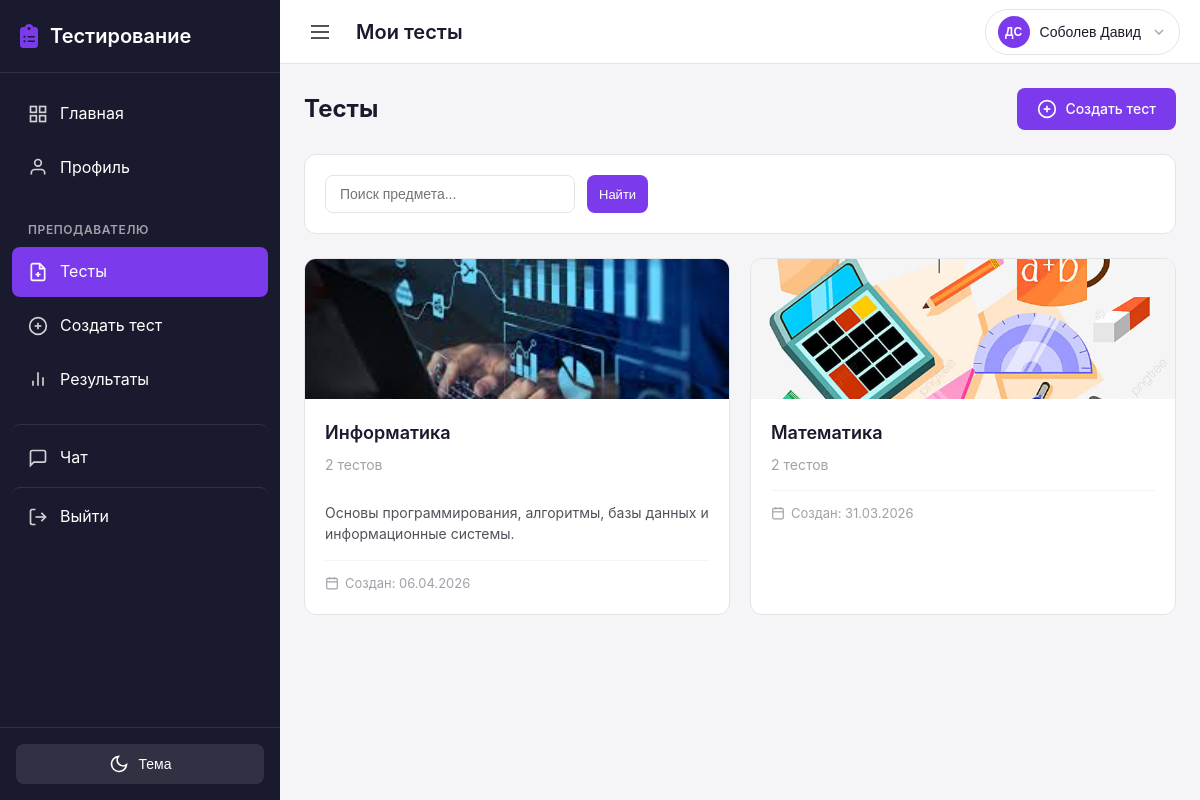
The app's page /teacher/tests/ (signed in) with its own data.
### users/models.py (models this page shows, shortened)
class User(AbstractUser):
    role = models.CharField(
        max_length=10,
        choices=UserRole.choices,
        default=UserRole.STUDENT,
        verbose_name='Р РѕР»СЊ'
    )
    phone = models.CharField(
        max_length=20,
        blank=True,
        verbose_name='РўРµР»РµС„РѕРЅ'
    )
    birth_date = models.DateField(
        null=True,
        blank=True,
        verbose_name='Р”Р°С‚Р° СЂРѕР¶РґРµРЅРёСЏ'
    )
    patronymic = models.CharField(
        max_length=100,
        blank=True,
        verbose_name='РћС‚С‡РµСЃС‚РІРѕ'
    )
    class Meta:
        verbose_name = 'РџРѕР»СЊР·РѕРІР°С‚РµР»СЊ'
        verbose_name_plural = 'РџРѕР»СЊР·РѕРІР°С‚РµР»Рё'
    @property
    def is_teacher(self):
        return self.role == UserRole.TEACHER
    @property
    def is_student(self):
        return self.role == UserRole.STUDENT

### groups/models.py (models this page shows, shortened)
class Subject(models.Model):
    name = models.CharField(
        max_length=200,
        verbose_name='Название предмета'
    )
    description = models.TextField(
        blank=True,
        verbose_name='Описание'
    )
    image = models.ImageField(
        upload_to='subject_images/',
        null=True,
        blank=True,
        verbose_name='Изображение предмета'
    )
    teachers = models.ManyToManyField(
        settings.AUTH_USER_MODEL,
        related_name='subjects',
        limit_choices_to={'role': 'teacher'},
        verbose_name='Преподаватели'
    )
    groups = models.ManyToManyField(
        Group,
        related_name='subjects',
        verbose_name='Группы'
    )
    created_at = models.DateTimeField(
        auto_now_add=True,
        verbose_name='Дата создания'
    )
    class Meta:
        verbose_name = 'Предмет'
        verbose_name_plural = 'Предметы'
        ordering = ['name']

### users/views.py (the view)
# urls.py: path('teacher/tests/', views.teacher_tests, name='teacher_tests'),
@login_required
def teacher_tests(request):
    from groups.models import Subject
    if not request.user.is_teacher:
        messages.error(request, 'У вас нет доступа к этой странице')
        return redirect('dashboard')
    search = request.GET.get('search', '')
    subjects = Subject.objects.filter(
        teachers=request.user
    ).distinct().annotate(
        tests_count=Count('tests', filter=Q(tests__created_by=request.user))
    ).order_by('name')
    if search:
        subjects = subjects.filter(name__icontains=search)
    context = {
        'subjects': subjects,
        'search': search,
    }
    return render(request, 'users/teacher/tests.html', context)

### chat/context_processors.py (called while the page is built)
def unread_messages_count(request):
    if request.user.is_authenticated:
        count = Message.objects.filter(receiver=request.user, is_read=False).count()
        return {'total_unread_messages': count}
    return {'total_unread_messages': 0}

### testingPlatform/ngrok_skip_warning.py (called while the page is built)
    def __call__(self, request):
        request.META['HTTP_NGROK_SKIP_BROWSER_WARNING'] = 'true'
        response = self.get_response(request)
        response['ngrok-skip-browser-warning'] = 'true'
        return response

### templates/users/teacher/tests.html (shortened to what this page needs)
{% extends 'base.html' %}
{% block topbar_title %}Мои тесты{% endblock %}
{% block content %}
<div class="tests-container">
    <div class="tests-header mb-3">
        <h1 class="page-title">Тесты</h1>
        <a href="{% url 'teacher_test_create' %}" class="btn btn-primary">
            <svg width="20" height="20" viewBox="0 0 24 24" fill="none" stroke="currentColor" stroke-width="2">
                <circle cx="12" cy="12" r="10"></circle>
                <line x1="12" y1="8" x2="12" y2="16"></line>
                <line x1="8" y1="12" x2="16" y2="12"></line>
            </svg>
            Создать тест
        </a>
    </div>
    <div class="search-bar card mb-3">
        <form method="get" class="search-form">
            <div class="search-row">
                <input
                    type="text"
                    name="search"
                    class="form-input"
                    placeholder="Поиск предмета..."
                    value="{{ search }}"
                >
                <button type="submit" class="btn btn-primary btn-sm">Найти</button>
            </div>
        </form>
    </div>
    {% if subjects %}
        <div class="subjects-grid">
            {% for subject in subjects %}
            <a href="{% url 'teacher_subject_tests' subject.id %}" class="subject-card-link">
                <div class="subject-card">
                    {% if subject.image %}
                        <div class="subject-card-image">
                            <img src="{{ subject.image.url }}" alt="{{ subject.name }}">
                        </div>
                    {% else %}
                        <div class="subject-card-placeholder">
                            <div class="subject-card-icon"><i class="fa-solid fa-book"></i></div>
                        </div>
                    {% endif %}
                    <div class="subject-card-body">
                        <div class="subject-card-header">
                            <div class="subject-card-info">
                                <h2 class="subject-card-title">{{ subject.name }}</h2>
                                <span class="subject-card-count">{{ subject.tests_count }} тестов</span>
                            </div>
                        </div>
                        {% if subject.description %}
                            <p class="subject-card-desc">{{ subject.description|truncatewords:10 }}</p>
                        {% endif %}
                        <div class="subject-card-footer">
                            <span class="subject-card-date">
                                <svg width="14" height="14" viewBox="0 0 24 24" fill="none" stroke="currentColor" stroke-width="2">
                                    <rect x="3" y="4" width="18" height="18" rx="2" ry="2"></rect>
                                    <line x1="16" y1="2" x2="16" y2="6"></line>
                                    <line x1="8" y1="2" x2="8" y2="6"></line>
                                    <line x1="3" y1="10" x2="21" y2="10"></line>
                                </svg>
                                Создан: {{ subject.created_at|date:"d.m.Y" }}
                            </span>
                        </div>
                    </div>
                </div>
            </a>
            {% endfor %}
        </div>
    {% endif %}
</div>
{% endblock %}

### templates/base.html (shortened to what this page needs)
<!DOCTYPE html>
<html lang="ru" data-theme="light">
<head>
    {% load static %}
    <link rel="stylesheet" href="{% static 'css/style.css' %}">
    <link rel="stylesheet" href="https://cdnjs.cloudflare.com/ajax/libs/font-awesome/6.5.1/css/all.min.css">
</head>
<body>
    <div class="app-container">
        <aside class="sidebar" id="sidebar">
            <div class="sidebar-header">
                <a href="{% url 'dashboard' %}" class="logo">
                    <i class="fa-solid fa-clipboard-list logo-icon"></i>
                    <span class="logo-text">Тестирование</span>
                </a>
            </div>
            <nav class="sidebar-nav">
                {% if user.is_authenticated %}
                    <a href="{% url 'dashboard' %}" class="nav-item ">
                        <svg class="nav-icon" width="20" height="20" viewBox="0 0 24 24" fill="none" stroke="currentColor" stroke-width="2">
                            <rect x="3" y="3" width="7" height="7"></rect>
                            <rect x="14" y="3" width="7" height="7"></rect>
                            <rect x="14" y="14" width="7" height="7"></rect>
                            <rect x="3" y="14" width="7" height="7"></rect>
                        </svg>
                        <span>Главная</span>
                    </a>
                    <a href="{% url 'profile' %}" class="nav-item {% if request.resolver_match.url_name == 'profile' %}active{% endif %}">
                        <svg class="nav-icon" width="20" height="20" viewBox="0 0 24 24" fill="none" stroke="currentColor" stroke-width="2">
                            <path d="M20 21v-2a4 4 0 0 0-4-4H8a4 4 0 0 0-4 4v2"></path>
                            <circle cx="12" cy="7" r="4"></circle>
                        </svg>
                        <span>Профиль</span>
                    </a>
                    {% if user.is_teacher %}
                        <div class="nav-section">
                            <span class="nav-section-title">Преподавателю</span>
                            <a href="{% url 'teacher_tests' %}" class="nav-item {% if request.resolver_match.url_name == 'teacher_tests' %}active{% endif %}">
                                <span>Тесты</span>
                            </a>
                            <a href="{% url 'teacher_test_create' %}" class="nav-item {% if request.resolver_match.url_name == 'teacher_test_create' %}active{% endif %}">
                                <svg class="nav-icon" width="20" height="20" viewBox="0 0 24 24" fill="none" stroke="currentColor" stroke-width="2">
                                    <circle cx="12" cy="12" r="10"></circle>
                                    <line x1="12" y1="8" x2="12" y2="16"></line>
                                    <line x1="8" y1="12" x2="16" y2="12"></line>
                                </svg>
                                <span>Создать тест</span>
                            </a>
                            <a href="{% url 'teacher_results' %}" class="nav-item {% if 'teacher_results' in request.resolver_match.url_name %}active{% endif %}">
                                <svg class="nav-icon" width="20" height="20" viewBox="0 0 24 24" fill="none" stroke="currentColor" stroke-width="2">
                                    <line x1="18" y1="20" x2="18" y2="10"></line>
                                    <line x1="12" y1="20" x2="12" y2="4"></line>
                                    <line x1="6" y1="20" x2="6" y2="14"></line>
                                </svg>
                                <span>Результаты</span>
                            </a>
                        </div>
                    {% endif %}
                    {% if user.is_student or user.is_teacher %}
                        <a href="{% url 'chat:contacts' %}" class="nav-item nav-item-spaced {% if 'chat' in request.resolver_match.url_name and 'admin' not in request.resolver_match.url_name %}active{% endif %}">
                            <svg class="nav-icon" width="20" height="20" viewBox="0 0 24 24" fill="none" stroke="currentColor" stroke-width="2">
                                <path d="M21 15a2 2 0 0 1-2 2H7l-4 4V5a2 2 0 0 1 2-2h14a2 2 0 0 1 2 2z"></path>
                            </svg>
                            <span>Чат</span>
                        </a>
                    {% endif %}
                    <a href="{% url 'logout' %}" class="nav-item nav-item-logout">
                        <svg class="nav-icon" width="20" height="20" viewBox="0 0 24 24" fill="none" stroke="currentColor" stroke-width="2">
                            <path d="M9 21H5a2 2 0 0 1-2-2V5a2 2 0 0 1 2-2h4"></path>
                            <polyline points="16 17 21 12 16 7"></polyline>
                            <line x1="21" y1="12" x2="9" y2="12"></line>
                        </svg>
                        <span>Выйти</span>
                    </a>
                {% endif %}
            </nav>
            <div class="sidebar-footer">
                <div class="theme-toggle">
                    <button class="theme-toggle-btn" id="themeToggle" aria-label="Переключить тему">
                        <svg class="moon-icon" width="20" height="20" viewBox="0 0 24 24" fill="none" stroke="currentColor" stroke-width="2">
                            <path d="M21 12.79A9 9 0 1 1 11.21 3 7 7 0 0 0 21 12.79z"></path>
                        </svg>
                        <span class="theme-label">Тема</span>
                    </button>
                </div>
            </div>
        </aside>
        <div class="main-content">
            <header class="topbar">
                <button class="menu-toggle" id="menuToggle" aria-label="Открыть меню">
                    <svg width="24" height="24" viewBox="0 0 24 24" fill="none" stroke="currentColor" stroke-width="2">
                        <line x1="3" y1="12" x2="21" y2="12"></line>
                        <line x1="3" y1="6" x2="21" y2="6"></line>
                        <line x1="3" y1="18" x2="21" y2="18"></line>
                    </svg>
                </button>
                <div class="topbar-title">
                    {% block topbar_title %}{% endblock %}
                </div>
                <div class="topbar-actions">
                    {% if user.is_authenticated %}
                        <div class="user-menu" id="userMenu">
                            <button class="user-menu-btn" id="userMenuBtn">
                                <div class="user-avatar-small">
                                    {% if user.profile.avatar %}
                                        <img src="{{ user.profile.avatar.url }}" alt="{{ user.last_name }}">
                                    {% else %}
                                        <span>{{ user.first_name|first }}{{ user.last_name|first }}</span>
                                    {% endif %}
                                </div>
                                <span class="user-name">{{ user.last_name }} {{ user.first_name }}</span>
                                <svg class="user-menu-arrow" width="16" height="16" viewBox="0 0 24 24" fill="none" stroke="currentColor" stroke-width="2">
                                    <polyline points="6 9 12 15 18 9"></polyline>
                                </svg>
                            </button>
                        </div>
                    {% endif %}
                </div>
            </header>
            <main class="content">
                {% block content %}{% endblock %}
            </main>
        </div>
    </div>
</body>
</html>

### templates/users/teacher/tests.html (style rules this page uses)
.subject-card { display: flex; flex-direction: column; height: 100%; padding: 0; border: 1px solid var(--border-color); border-radius: var(--border-radius-lg); overflow: hidden; }
.subject-card-image { width: 100%; height: 140px; overflow: hidden; }
.subject-card-image img { width: 100%; height: 100%; object-fit: cover; display: block; transition: opacity 0.3s ease; }
.subject-card-body { padding: 20px; display: flex; flex-direction: column; flex: 1; }
.subject-card-header { display: flex; gap: 16px; margin-bottom: 12px; align-items: flex-start; }
.subject-card-desc { font-size: 0.875rem; color: var(--text-secondary); margin-bottom: 16px; line-height: 1.5; flex: 1; }
.subject-card-footer { padding-top: 12px; border-top: 1px solid var(--border-color-light); }
.subject-card-date { display: flex; align-items: center; gap: 6px; font-size: 0.8125rem; color: var(--text-muted); }

### records on screen
User: first_name|first "Д", last_name|first "С", last_name "Соболев", first_name "Давид"
Subject: image (picture), name "Информатика", tests_count "2", description "Основы программирования, алгоритмы, базы данных и информационные системы.", created_at "06.04.2026"
Subject: image (picture), name "Математика", tests_count "2", created_at "31.03.2026"
